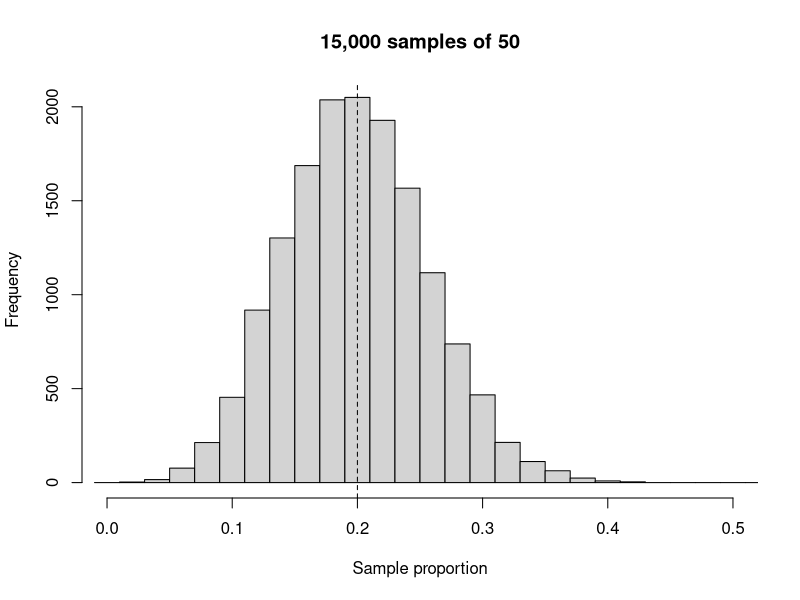
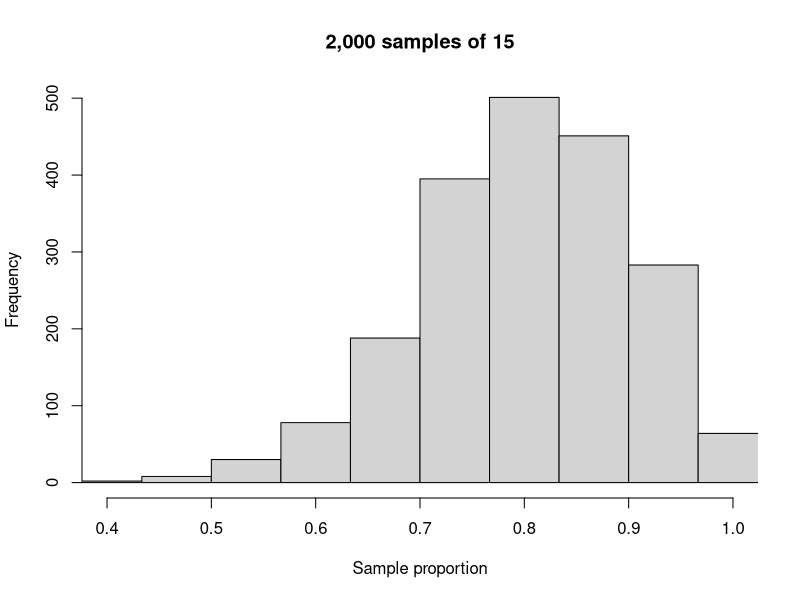
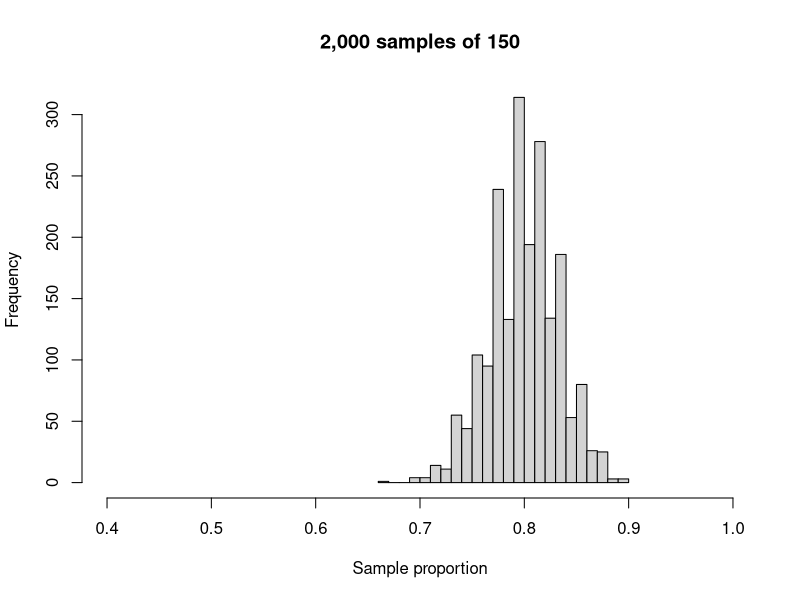

These charts were generated, in order, by the following R code:
## ---- chunk 1
knitr::opts_chunk$set(message = FALSE)
set.seed(1234)
population <- rep(c("Benefits", "Doesn't benefit"), c(80000, 20000))
sample_props <- function(n, repetitions, response) {
  replicate(repetitions, mean(sample(population, n, replace = TRUE) == response))
}
pct <- function(x) sprintf("%.1f%%", 100 * x)
## ---- chunk 2
samp1 <- sample(population, 50)
rbind(Population = prop.table(table(population)),
      Sample = prop.table(table(factor(samp1, levels = unique(population)))))
## ---- chunk 3
samp2 <- sample(population, 50)
p1 <- mean(samp1 == "Doesn't benefit")
p2 <- mean(samp2 == "Doesn't benefit")
c(first = p1, second = p2, difference = p2 - p1)
## ---- chunk 4
sample_props50 <- sample_props(50, 15000, "Doesn't benefit")
hist(sample_props50, breaks = seq(-0.01, 1.01, by = 0.02),
     xlim = c(0, 0.5), xlab = "Sample proportion",
     main = "15,000 samples of 50")
abline(v = 0.2, lty = 2)
## ---- chunk 5
sample_props_small <- data.frame(
  replicate = seq_len(25),
  p_hat = sample_props(10, 25, "Doesn't benefit")
)
sample_props_small
## ---- chunk 6
summarize_simulation <- function(n, repetitions) {
  x <- sample_props(n, repetitions, "Doesn't benefit")
  data.frame(n, repetitions, center = mean(x), standard_error = sd(x))
}
do.call(rbind, lapply(c(10, 50, 100), summarize_simulation, repetitions = 5000))
summarize_simulation(50, 20000)
## ---- chunk 7
samp15 <- sample(population, 15)
mean(samp15 == "Benefits")
## ---- chunk 8
sample_props15 <- sample_props(15, 2000, "Benefits")
sample_props150 <- sample_props(150, 2000, "Benefits")
hist(sample_props15, breaks = seq(-0.5, 15.5) / 15, xlim = c(0.4, 1),
     xlab = "Sample proportion", main = "2,000 samples of 15")
hist(sample_props150, breaks = 20, xlim = c(0.4, 1),
     xlab = "Sample proportion", main = "2,000 samples of 150")
rbind(n15 = c(center = mean(sample_props15), spread = sd(sample_props15)),
      n150 = c(center = mean(sample_props150), spread = sd(sample_props150)))
